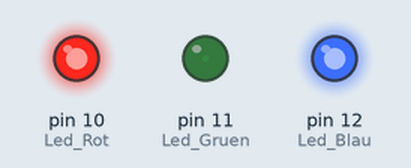
Bench run of a sketch on a simulated Arduino Uno, built with avr-gcc and run on an emulated ATmega328P. On the bench: output pins drawn as LEDs (lit = HIGH).

Above: at 0.05 s.
At 1.75 s:
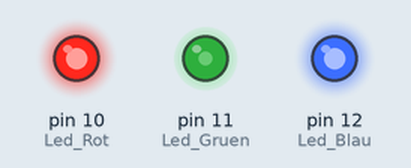
At 3.45 s:
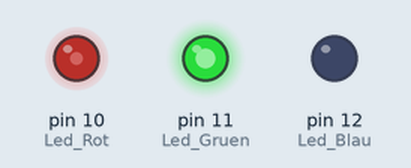
At 5.15 s:
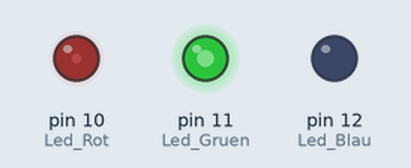
At 6.9 s:
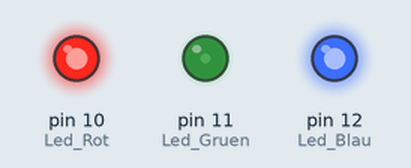
Timing chart, 0 to 10.0 s (numbered marks = the images above):
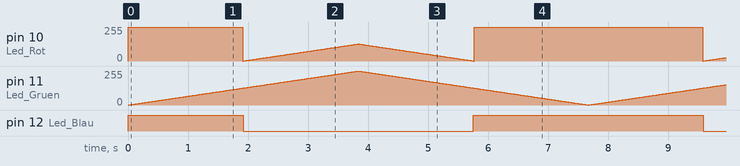

The sketch:

KY016-Arduino-PWM.ino
```cpp
int Led_Rot = 10;
int Led_Gruen = 11;
int Led_Blau = 12;

int val;

void setup () {
  // Initialisierung Ausgangspins für die LEDs
  pinMode (Led_Rot, OUTPUT);
  pinMode (Led_Gruen, OUTPUT);
  pinMode (Led_Blau, OUTPUT);
}
void loop () {
   // Innerhalb einer For-Schleife werden den beiden LEDs verschiedene PWM-Werte uebergeben
   // Dadurch entsteht ein Farbverlauf, in dem sich durch das Vermischen unterschiedlicher
   // Helligkeitstufen der beiden integrierten LEDs, unterschiedliche Farben entstehen
   for (val = 255; val> 0; val--)
      {
       analogWrite (Led_Blau, val);
       analogWrite (Led_Gruen, 255-val);
       analogWrite (Led_Rot, 128-val);
       delay (15);
   }
   // In der zweiten For-Schleife wird der Farbverlauf rückwärts durchgegangen
   for (val = 0; val <255; val++)
      {
      analogWrite (Led_Blau, val);
      analogWrite (Led_Gruen, 255-val);
      analogWrite (Led_Rot, 128-val);
      delay (15);
   }
}
```

Measured:
- by itself, pin 12 (Led_Blau): repeats every 7.7 s: LOW 3.8 s, HIGH 3.8 s
